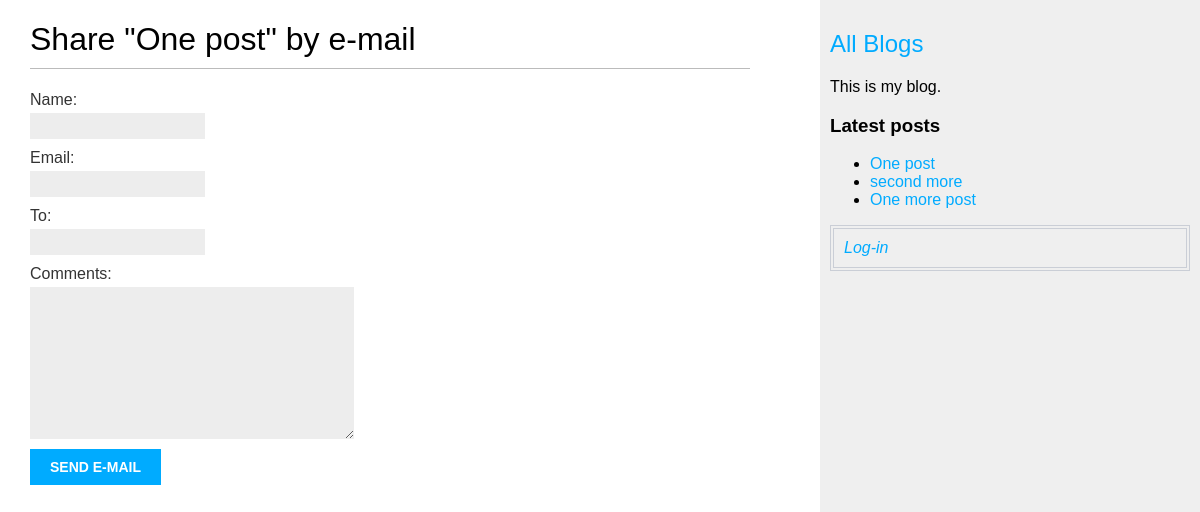
Page /blog/6/share/ on the earlier database version.
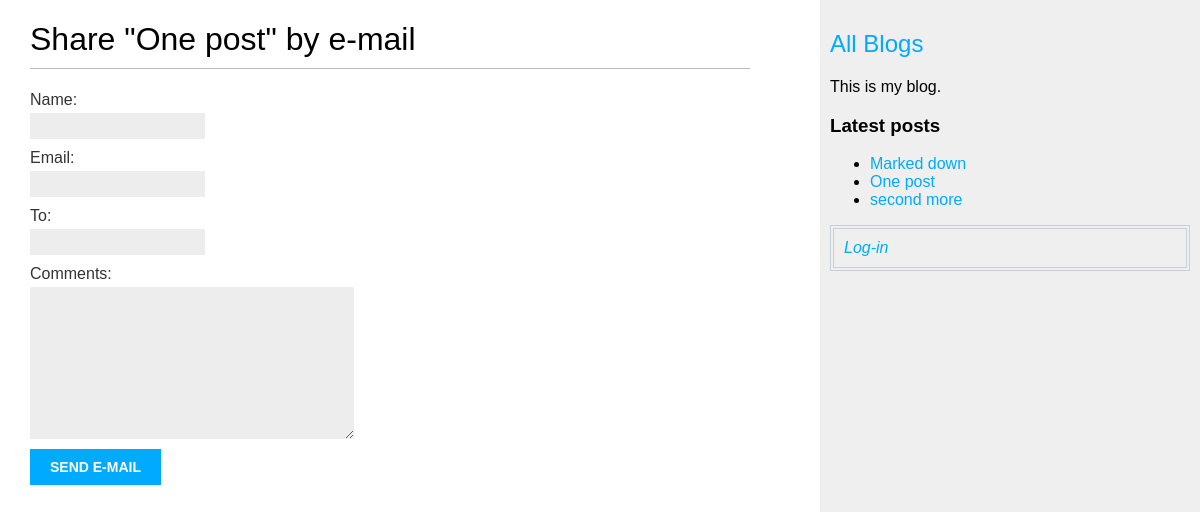
Same page on the later database version.
### blog/models.py (models this page shows, shortened)
class Post(models.Model):
    objects = models.Manager()  # The default manager.
    published = PublishedManager()
    title = models.CharField(max_length = 250)
    slug = models.SlugField(max_length = 250,
                            unique_for_date = 'publish')
    author = models.ForeignKey(
        User, on_delete = models.CASCADE,
        related_name = 'blog_posts')
    body = models.TextField()
    publish = models.DateTimeField(default = timezone.now)
    created = models.DateTimeField(auto_now_add = True)
    updated = models.DateTimeField(auto_now = True)
    STATUS_CHOICES = (
        ('draft', 'Draft'),
        ('published', 'Published')
    )
    status = models.CharField(max_length = 10,
                              choices = STATUS_CHOICES,
                              default = 'draft')
    def get_absolute_url(self):
        return reverse('blog:post_detail',
                       args = [self.publish.year,
                               self.publish.month,
                               self.publish.day,
                               self.slug],
                       )
    class Meta:
        ordering = ('-publish',)

### blog/views.py (the view)
def post_share(request, post_id):
    post = get_object_or_404(Post, id = post_id, status = 'published')
    sent = False
    if request.method == 'POST':
        form = EmailPostForm(request.POST)
        if form.is_valid():  # . You can see a list of validation errors by accessing form.errors
            cd = form.cleaned_data
            post_url = request.build_absolute_uri(
                post.get_absolute_url())
            subject = f"{cd['name']} recommends you read " \
                      f"{post.title}"
            message = f"Read {post.title} at {post_url}\n\n" \
                      f"{cd['name']}\'s comments: {cd['comments']}"
            send_mail(subject, message, 'vladkozulin@mail.ru',
                      [cd['to']])
            sent = True
    else:
        form = EmailPostForm()
    return render(request, 'blog/post/share.html', {'post': post,
                                                    'form': form,
                                                    'sent': sent})

### blog/forms.py
class EmailPostForm(forms.Form):
    name = forms.CharField(max_length = 25)
    email = forms.EmailField()
    to = forms.EmailField()
    comments = forms.CharField(required = False,
                               widget = forms.Textarea)

### blog/models.py (called while the page is built)
    def get_queryset(self):
        return super().get_queryset().filter(status = 'published')

### blog/templatetags/blog_tags.py (called while the page is built)
@register.inclusion_tag('blog/post/latest.html')
def show_latest_posts(count = 2):
    latest_posts = Post.published.order_by('-publish')[:count]
    return {'latest_posts': latest_posts}

### blog/templates/blog/post/share.html (shortened to what this page needs)
{% extends "blog/base.html" %}
{% block content %}
{% if sent %}
<h1>E-mail successfully sent</h1>
<p>
	"{{ post.title }}" was successfully sent to {{ form.cleaned_data.to }}.
</p>
{% else %}
<h1>Share "{{ post.title }}" by e-mail</h1>
<form method="post">
	{% for field in form %}
	<div>
		{{ field.label_tag }} {{ field }}
	</div>
	{% endfor %}
	<input type="submit" value="Send e-mail">
</form>
{% endif %}
{% endblock %}

### blog/templates/blog/post/latest.html
<ul>
	{% for post in latest_posts %}
	<li>
		<a href="{{ post.get_absolute_url }}">{{ post.title }}</a>
	</li>
	{% endfor %}
</ul>

Differences in the rows shown:
no longer on this page (row unchanged): Post: title "One more post"
added Post: title "Marked down"
